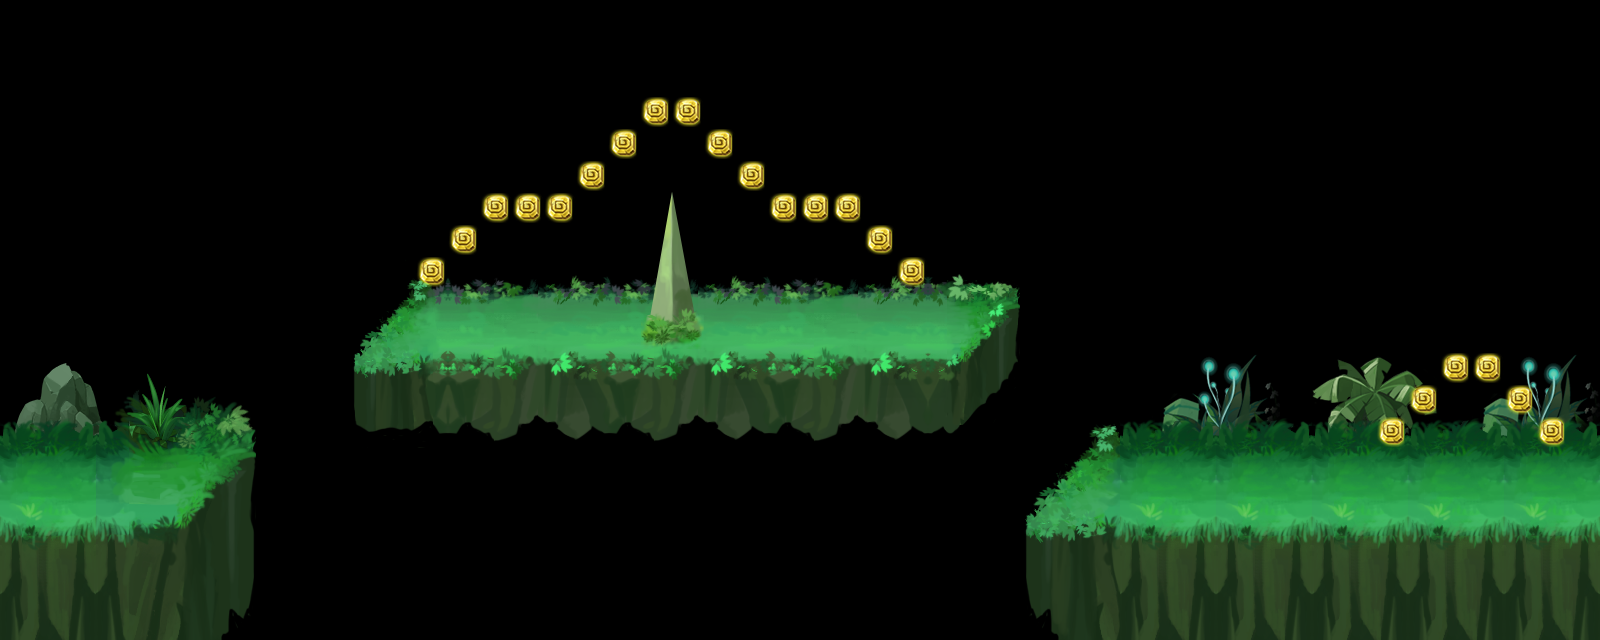

Rendered tile map (Tiled .tmx) drawn with the repository's tilesets; below, a short description and the map source with its tile grids summarised:
An orthogonal 50x20 tile map with 32x32 px tiles, 5 tile layers (root_2, root_1, rock_2, rock_1, ...), 5 tilesets and 5 objects.

<map version="1.0" orientation="orthogonal" renderorder="right-down" width="50" height="20" tilewidth="32" tileheight="32">
 <tileset firstgid="1" source="caodi.tsx" />
 <tileset firstgid="49" source="gold.tsx" />
 <tileset firstgid="52" source="map1.tsx" />
 <tileset firstgid="1014" source="zhangai3.tsx" />
 <tileset firstgid="1278" source="zhongdian.tsx" />
 <layer name="root_2" width="50" height="20">
  <data>[1000 cells, 64 non-empty, 48 distinct tile ids]</data>
 </layer>
 <layer name="root_1" width="50" height="20">
  <data>[1000 cells, 192 non-empty, 87 distinct tile ids]</data>
 </layer>
 <layer name="rock_2" width="50" height="20">
  <data>[1000 cells, 127 non-empty, 66 distinct tile ids]</data>
 </layer>
 <layer name="rock_1" width="50" height="20">
  <data>[1000 cells, 10 non-empty, 10 distinct tile ids]</data>
 </layer>
 <layer name="jewel" width="50" height="20">
  <data>[1000 cells, 22 non-empty, 1 distinct tile ids]</data>
 </layer>
 <objectgroup name="enemy_1">
  <object x="521.333" y="321.333">
   <ellipse />
  </object>
  <object x="822.667" y="320">
   <ellipse />
  </object>
  <object x="1472" y="478.667">
   <ellipse />
  </object>
 </objectgroup>
 <objectgroup name="enemy_2">
  <object x="1216" y="382.667">
   <ellipse />
  </object>
  <object x="1312" y="382.667">
   <ellipse />
  </object>
 </objectgroup>
</map>
